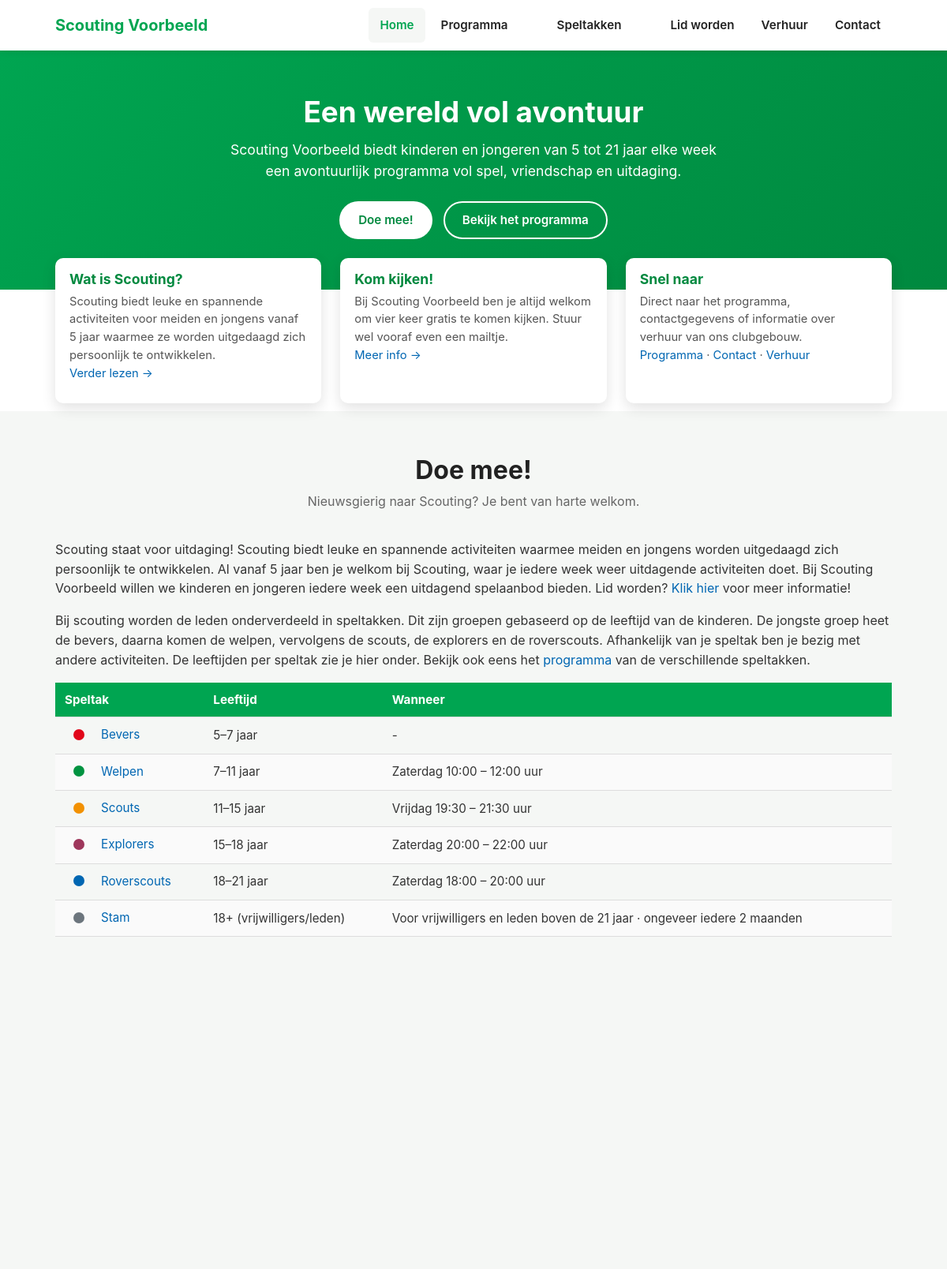
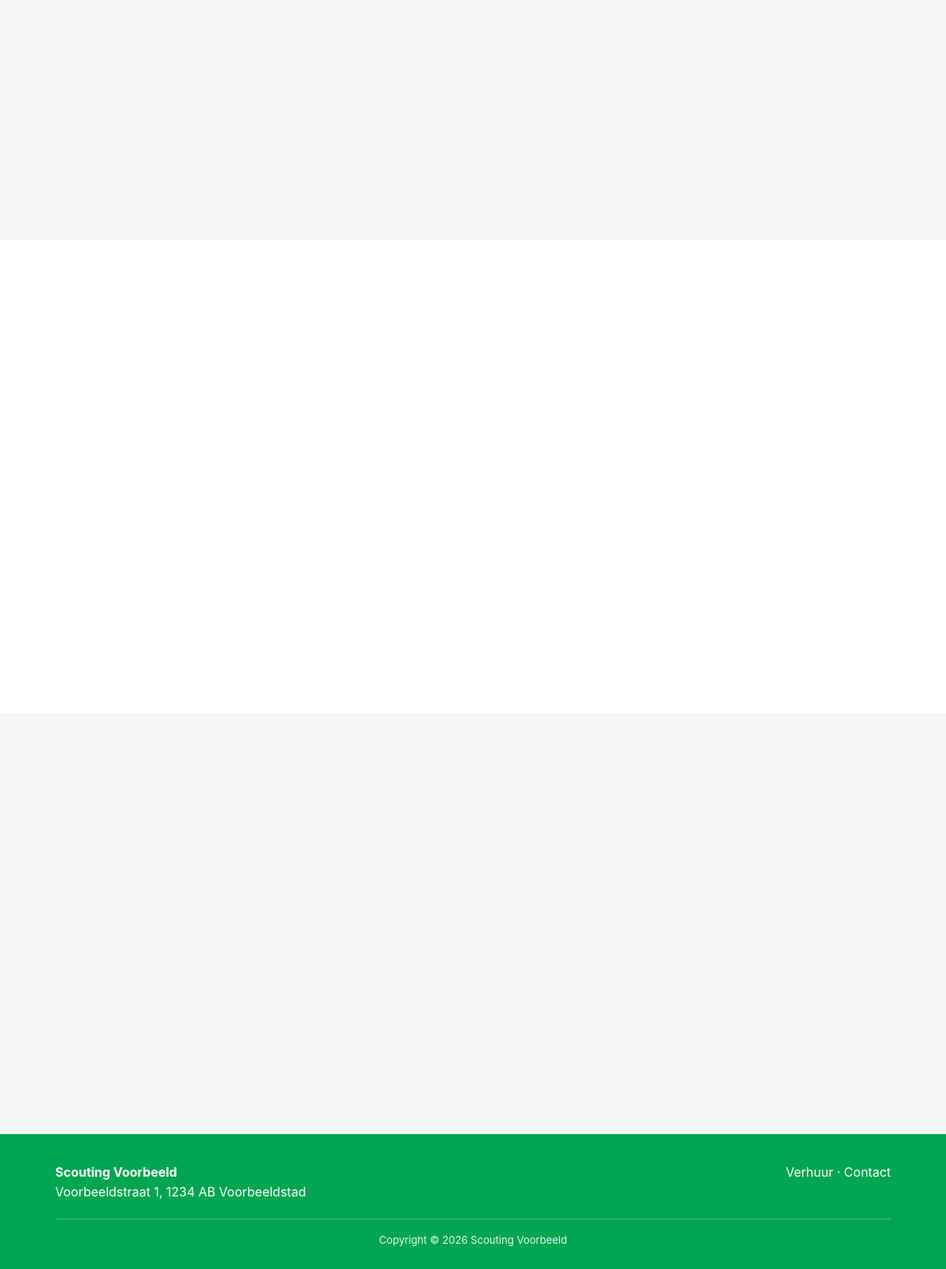
The page / on the database its author committed (2 pictures, top to bottom).
### tables this page shows
CREATE TABLE IF NOT EXISTS header_menu_items (
    id INT UNSIGNED NOT NULL AUTO_INCREMENT,
    parent_id INT UNSIGNED NULL,
    label VARCHAR(150) NOT NULL,
    link_type VARCHAR(30) NOT NULL,
    page_id INT UNSIGNED NULL,
    link_value VARCHAR(2048) NOT NULL DEFAULT '',
    dropdown_type VARCHAR(30) NOT NULL DEFAULT 'none',
    volgorde INT NOT NULL DEFAULT 0,
    actief TINYINT(1) NOT NULL DEFAULT 1,
    seed_key VARCHAR(100) NULL,
    PRIMARY KEY (id),
    UNIQUE KEY uniq_header_seed (seed_key),
    KEY idx_header_order (parent_id, volgorde, id),
    KEY idx_header_page (page_id),
    CONSTRAINT fk_header_parent FOREIGN KEY (parent_id) REFERENCES header_menu_items (id) ON DELETE RESTRICT,
    CONSTRAINT fk_header_page FOREIGN KEY (page_id) REFERENCES pages (id) ON DELETE RESTRICT
);

CREATE TABLE IF NOT EXISTS speltakken (
    id           INT UNSIGNED NOT NULL AUTO_INCREMENT,
    naam         VARCHAR(100) NOT NULL,
    slug         VARCHAR(100) NOT NULL,
    kleur        VARCHAR(20)  NOT NULL DEFAULT '#00A551',
    leeftijd     VARCHAR(100) NULL,
    dag_tijd     VARCHAR(190) NULL,
    leiding      VARCHAR(255) NULL,
    toelichting  TEXT NULL,
    feed_url     VARCHAR(500) NULL,
    afmeld_url   VARCHAR(500) NULL,
    logo         VARCHAR(255) NULL,
    inhoud       LONGTEXT NULL,
    meta_omschrijving VARCHAR(255) NULL,
    actief       TINYINT(1) NOT NULL DEFAULT 1,
    volgorde     INT NOT NULL DEFAULT 0,
    bijgewerkt   DATETIME NOT NULL DEFAULT CURRENT_TIMESTAMP ON UPDATE CURRENT_TIMESTAMP,
    toon_leiding TINYINT(1) NOT NULL DEFAULT 1,
    PRIMARY KEY (id),
    UNIQUE KEY uniq_slug (slug)
);

### includes/db.php (called while the page is built, shortened)
<?php
function db(): PDO
{
    static $pdo = null;
    if ($pdo === null) {
        $dsn = 'mysql:host=' . DB_HOST . ';port=' . DB_PORT . ';dbname=' . DB_NAME . ';charset=' . DB_CHARSET;
        try {
            $pdo = new PDO($dsn, DB_USER, DB_PASS, [
                PDO::ATTR_ERRMODE => PDO::ERRMODE_EXCEPTION,
                PDO::ATTR_DEFAULT_FETCH_MODE => PDO::FETCH_ASSOC,
                PDO::ATTR_EMULATE_PREPARES => false,
            ]);
        } catch (PDOException $e) {
            http_response_code(500);
            if (APP_DEBUG) {
                die('Databaseverbinding mislukt: ' . htmlspecialchars($e->getMessage()));
            }
            die('Er is een probleem met de website. Probeer het later opnieuw.');
        }
    }
    return $pdo;
}

### includes/header_menu.php (called while the page is built, shortened)
<?php
function header_menu_rows(): ?array
{
    try {
        $rows = db()->query('SELECT h.*, p.slug AS page_slug, p.actief AS page_active
            FROM header_menu_items h LEFT JOIN pages p ON p.id = h.page_id
            ORDER BY h.volgorde ASC, h.id ASC')->fetchAll();
        return $rows;
    } catch (PDOException $exception) {
        if (!header_menu_missing_table($exception)) {
            throw $exception;
        }
        return null;
    }
}
function header_menu_url(array $item, string $homeHref): ?string
{
    switch ($item['link_type']) {
        case 'programma':
            return programma_url();
        case 'section':
            return isset(HEADER_SECTIONS[$item['link_value']]) ? $homeHref . '#' . $item['link_value'] : null;
        case 'speltakken':
            return speltakken_page_active() ? speltakken_url() : null;
    }
    return null;
}
function header_menu_tree(string $homeHref, string $currentPageSlug = '', string $activeNav = ''): array
{
    $rows = header_menu_rows();
    $rows = $rows === null ? header_menu_legacy_rows() : $rows;
    $speltakken = null;
    $tree = [];
    foreach ($rows as $row) {
        $url = header_menu_url($row, $homeHref);
        $row['url'] = $url;
        $row['active'] = ($row['link_type'] === 'page' && $currentPageSlug !== '' && $currentPageSlug === ($row['page_slug'] ?? ''))
            || ($row['link_type'] === 'speltakken' && $activeNav === 'speltakken')
            || ($activeNav === 'programma' && ($row['link_type'] === 'programma'
                || ($row['link_type'] === 'section' && $row['link_value'] === 'programma')));
        $row['children'] = [];
        if ($row['dropdown_type'] === 'manual') {
            foreach ($rows as $child) {
                if ((string) $child['parent_id'] !== (string) $row['id'] || !$child['actief']) {
                    continue;
                }
                $childUrl = header_menu_url($child, $homeHref);
                if ($childUrl !== null) {
                    $row['children'][] = ['label' => $child['label'], 'url' => $childUrl];
                    if ($child['link_type'] === 'page' && $currentPageSlug !== '' && ($child['page_slug'] ?? '') === $currentPageSlug) {
                        $row['active'] = true;
                    }
                }
            }
        } elseif (in_array($row['dropdown_type'], ['programme', 'speltakken'], true)) {
            if ($speltakken === null) {
                $speltakken = get_speltakken(true);
            }
            foreach ($speltakken as $speltak) {
                $row['children'][] = ['label' => $speltak['naam'], 'url' => $row['dropdown_type'] === 'programme'
                    ? programma_url($speltak['slug']) : speltak_url($speltak['slug'])];
            }
        }
        $tree[] = $row;
    }
    return $tree;
}

### index.php (the view, shortened to what this page needs)
<?php
require_once __DIR__ . '/includes/functions.php';
$speltakken = get_speltakken(true);
$isHome = true;
include __DIR__ . '/includes/site_layout_top.php';
?>
<section class="hero" id="top">
  <div class="container">
    <h1><?= e(get_setting('hero_title')) ?></h1>
    <p><?= e(get_setting('hero_text')) ?></p>
    <div class="hero-buttons">
      <a href="<?= e(get_setting('hero_btn1_link')) ?>" class="btn btn-light"<?= ga_event_attrs('cta_click', ['cta_position' => 'hero_1', 'cta_text' => get_setting('hero_btn1_text')]) ?>><?= e(get_setting('hero_btn1_text')) ?></a>
      <a href="<?= e(get_setting('hero_btn2_link')) ?>" class="btn btn-outline"<?= ga_event_attrs('cta_click', ['cta_position' => 'hero_2', 'cta_text' => get_setting('hero_btn2_text')]) ?>><?= e(get_setting('hero_btn2_text')) ?></a>
    </div>
  </div>
</section>
<div class="feature-strip">
  <?php for ($i = 1; $i <= 3; $i++): ?>
  <div class="feature-card">
    <div class="feature-card-body">
      <h3><?= e(get_setting("feature{$i}_title")) ?></h3>
      <p><?= get_setting("feature{$i}_text")  ?></p>
    </div>
  </div>
  <?php endfor; ?>
</div>
<section class="alt" id="lidworden">
  <div class="container">
    <h2 class="section-title">Doe mee!</h2>
    <p class="section-sub"><?= e(get_setting('lidworden_intro')) ?></p>
    <p><?= get_setting('lidworden_tekst_1') ?></p>
    <p><?= get_setting('lidworden_tekst_2') ?></p>
    <table class="leeftijden">
      <thead><tr><th>Speltak</th><th>Leeftijd</th><th>Wanneer</th></tr></thead>
      <tbody>
      <?php foreach ($speltakken as $sp): ?>
      <tr>
        <td class="leeftijden-naam">
          <a class="leeftijden-speltak" href="<?= e(speltak_url($sp['slug'])) ?>">
            <?php if (!empty($sp['logo'])): ?>
            <img src="<?= e($sp['logo']) ?>" alt="" width="36" height="36" loading="lazy">
            <?php else: ?>
            <span class="leeftijden-dot" style="background:<?= e($sp['kleur']) ?>" aria-hidden="true"></span>
            <?php endif; ?>
            <?= e($sp['naam']) ?>
          </a>
        </td>
        <td data-label="Leeftijd"><?= e($sp['leeftijd'] ?: '-') ?></td>
        <td data-label="Wanneer"><?= e($sp['dag_tijd'] ?: '-') ?></td>
      </tr>
      <?php endforeach; ?>
      </tbody>
    </table>
    <div class="info-cards">
    </div>
  </div>
</section>
<section id="verhuur">
  <div class="container">
    <div class="verhuur-grid">
    </div>
  </div>
</section>
<section class="alt" id="contact">
  <div class="container">
    <div class="contact-grid">
    </div>
  </div>
</section>
<?php include __DIR__ . '/includes/site_layout_bottom.php'; ?>

### includes/site_layout_top.php (shortened to what this page needs)
<?php
require_once __DIR__ . "/header_menu.php";
$pageTitle = $pageTitle ?? get_setting('site_title');
$isHome = $isHome ?? false;
$currentPageSlug = $currentPageSlug ?? null;
$activeNav = $activeNav ?? null;
$homeHref = $isHome ? '' : './';
?>
<!DOCTYPE html>
<html lang="nl">
<head>
<link rel="stylesheet" href="https://cdn.jsdelivr.net/npm/bootstrap@5.3.8/dist/css/bootstrap.min.css">
<?= font_awesome_head('assets/js/async-css.js') ?>
<link rel="stylesheet" href="<?= e(asset_url('assets/css/style.css')) ?>">
</head>
<body>
<header>
  <div class="navwrap">
    <a href="<?= $homeHref ?>#top" class="brand">
      <span><?= e(get_setting('org_naam')) ?></span>
    </a>
    <nav id="mainNav" aria-label="Hoofdnavigatie">
      <ul class="header-menu">
        <?php foreach (header_menu_tree($homeHref, (string) $currentPageSlug, (string) $activeNav) as $menuItem): ?>
        <li class="header-menu-item">
          <div class="header-menu-link<?= ($menuItem['children'] ? ' has-submenu' : '') . ($menuItem['active'] ? ' is-active' : '') ?>">
            <a class="header-main-link<?= $menuItem['active'] ? ' active' : '' ?>" href="<?= e($menuItem['url']) ?>"<?= $menuItem['active'] ? ' aria-current="page"' : '' ?>><?= e($menuItem['label']) ?></a>
            <?php if ($menuItem['children']): ?>
            <button type="button" class="header-submenu-toggle" aria-expanded="false" aria-controls="header-submenu-<?= (int) $menuItem['id'] ?>" aria-label="<?= e('Submenu ' . $menuItem['label'] . ' openen of sluiten') ?>"><?= header_menu_icon('chevron-down') ?></button>
            <?php endif; ?>
          </div>
        </li>
        <?php endforeach; ?>
      </ul>
    </nav>
  </div>
</header>
<main>

### includes/functions.php (shortened to what this page needs)
<?php
require_once __DIR__ . '/db.php';
function e(?string $value): string
{
    return htmlspecialchars($value ?? '', ENT_QUOTES, 'UTF-8');
}
function asset_url(string $path): string
{
    return $path . '?v=' . rawurlencode(APP_VERSION);
}
function font_awesome_head(string $asyncCssJs): string
{
    $css = FONT_AWESOME_BASE_URL . '/css/all.min.css';
    return '<link rel="preconnect" href="https://cdnjs.cloudflare.com" crossorigin>' . "\n"
        . '<link rel="preload" href="' . FONT_AWESOME_BASE_URL . '/webfonts/fa-solid-900.woff2" as="font" type="font/woff2" crossorigin>' . "\n"
        . '<link rel="stylesheet" href="' . $css . '" media="print" data-async-css>' . "\n"
        . '<noscript><link rel="stylesheet" href="' . $css . '"></noscript>' . "\n"
        . '<script src="' . e(asset_url($asyncCssJs)) . '" defer></script>' . "\n";
}
function get_all_settings(): array
{
    static $cache = null;
    if ($cache === null) {
        $cache = [];
        $stmt = db()->query('SELECT setting_key, setting_value FROM settings');
        foreach ($stmt->fetchAll() as $row) {
            $cache[$row['setting_key']] = $row['setting_value'];
        }
    }
    return $cache;
}
function get_setting(string $key, string $default = ''): string
{
    $all = get_all_settings();
    return $all[$key] ?? $default;
}
function get_setting_with_year(string $key, string $default = ''): string
{
    return str_replace('{jaar}', date('Y'), get_setting($key, $default));
}
function ga_event_attrs(string $event, array $params = []): string
{
    $attrs = ' data-ga-event="' . e($event) . '"';
    if ($params) {
        $attrs .= ' data-ga-params="' . e((string) json_encode($params, JSON_UNESCAPED_UNICODE | JSON_UNESCAPED_SLASHES)) . '"';
    }
    return $attrs;
}
function get_speltakken(bool $only_active = false): array
{
    $sql = 'SELECT * FROM speltakken';
    if ($only_active) {
        $sql .= ' WHERE actief = 1';
    }
    $sql .= ' ORDER BY volgorde ASC, naam ASC';
    return db()->query($sql)->fetchAll();
}
function programma_url(string $slug = '', bool $absolute = false): string
{
    $path = 'programma' . ($slug !== '' ? '#sk-' . rawurlencode($slug) : '');
    return $absolute ? absolute_url($path) : $path;
}
function speltakken_url(bool $absolute = false): string
{
    return $absolute ? absolute_url(SPELTAKKEN_PATH) : SPELTAKKEN_PATH;
}
function speltak_url(string $slug, bool $absolute = false): string
{
    $path = SPELTAKKEN_PATH . '/' . rawurlencode($slug);
    return $absolute ? absolute_url($path) : $path;
}
function speltakken_page_active(): bool
{
    return get_setting('speltakken_page_active', '1') === '1';
}
function absolute_url(string $path): string
{
    return rtrim(get_setting('site_url'), '/') . '/' . ltrim($path, '/');
}

### includes/site_layout_bottom.php (shortened to what this page needs)
</main>
<footer>
  <div class="container">
    <div class="footer-grid">
      <div>
        <strong><?= e(get_setting('org_naam')) ?></strong><br>
        <?= e(get_setting('org_straat')) ?>, <?= e(get_setting('org_postcode')) ?> <?= e(get_setting('org_plaats')) ?>
      </div>
      <div>
        <a href="<?= $homeHref ?>#verhuur">Verhuur</a> &middot; <a href="<?= $homeHref ?>#contact">Contact</a>
      </div>
    </div>
    <div class="footer-note">
      <?= get_setting_with_year('footer_copyright')  ?>
    </div>
  </div>
</footer>
</body>
</html>

### rows shown on the page
header_menu_items: label "Home"
header_menu_items: label "Programma"
header_menu_items: label "Speltakken"
header_menu_items: label "Lid worden"
header_menu_items: label "Verhuur"
header_menu_items: label "Contact"
speltakken: naam "Bevers", leeftijd "5–7 jaar", dag_tijd "-"
speltakken: naam "Welpen", leeftijd "7–11 jaar", dag_tijd "Zaterdag 10:00 – 12:00 uur"
speltakken: naam "Scouts", leeftijd "11–15 jaar", dag_tijd "Vrijdag 19:30 – 21:30 uur"
speltakken: naam "Explorers", leeftijd "15–18 jaar", dag_tijd "Zaterdag 20:00 – 22:00 uur"
speltakken: naam "Roverscouts", leeftijd "18–21 jaar", dag_tijd "Zaterdag 18:00 – 20:00 uur"
speltakken: naam "Stam", leeftijd "18+ (vrijwilligers/leden)", dag_tijd "Voor vrijwilligers en leden boven de 21 jaar · ongeveer iedere 2 maanden"

### other values the page prints
get_setting('org_naam') "Scouting Voorbeeld"
get_setting('hero_title') "Een wereld vol avontuur"
get_setting('hero_text') "Scouting Voorbeeld biedt kinderen en jongeren van 5 tot 21 jaar elke week een avontuurlijk programma vol spel, vriendschap en uitdaging."
get_setting('hero_btn1_text') "Doe mee!"
get_setting('hero_btn2_text') "Bekijk het programma"
get_setting("feature{$i}_title") "Wat is Scouting?"
get_setting("feature{$i}_text") "Scouting biedt leuke en spannende activiteiten voor meiden en jongens vanaf 5 jaar waarmee ze worden uitgedaagd zich persoonlijk te ontwikkelen. Verder lezen →"
get_setting("feature{$i}_title") "Kom kijken!"
get_setting("feature{$i}_text") "Bij Scouting Voorbeeld ben je altijd welkom om vier keer gratis te komen kijken. Stuur wel vooraf even een mailtje. Meer info →"
get_setting("feature{$i}_title") "Snel naar"
get_setting("feature{$i}_text") "Direct naar het programma, contactgegevens of informatie over verhuur van ons clubgebouw. Programma · Contact · Verhuur"
get_setting('lidworden_intro') "Nieuwsgierig naar Scouting? Je bent van harte welkom."
get_setting('org_straat') "Voorbeeldstraat 1"
get_setting('org_postcode') "1234 AB"
get_setting('org_plaats') "Voorbeeldstad"
